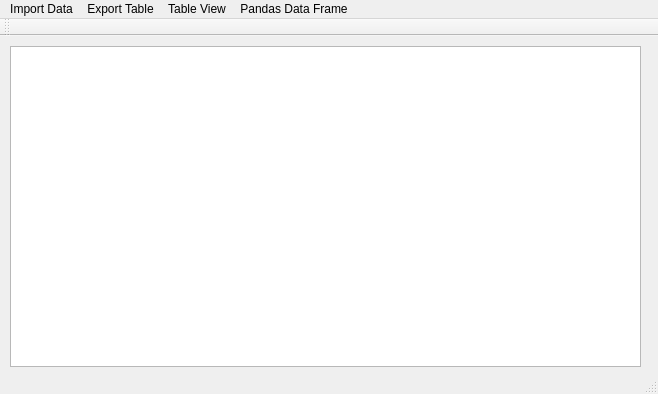
<?xml version="1.0" encoding="UTF-8"?>
<ui version="4.0">
 <class>MainWindow</class>
 <widget class="QMainWindow" name="MainWindow">
  <property name="geometry">
   <rect>
    <x>0</x>
    <y>0</y>
    <width>658</width>
    <height>394</height>
   </rect>
  </property>
  <property name="windowTitle">
   <string>MainWindow</string>
  </property>
  <widget class="QWidget" name="centralWidget">
   <widget class="QTableWidget" name="tableWidget">
    <property name="geometry">
     <rect>
      <x>10</x>
      <y>10</y>
      <width>631</width>
      <height>321</height>
     </rect>
    </property>
   </widget>
  </widget>
  <widget class="QMenuBar" name="menuBar">
   <property name="geometry">
    <rect>
     <x>0</x>
     <y>0</y>
     <width>658</width>
     <height>22</height>
    </rect>
   </property>
   <widget class="QMenu" name="menuImport_Data">
    <property name="title">
     <string>Import Data</string>
    </property>
    <addaction name="actionfrom_CSV"/>
   </widget>
   <widget class="QMenu" name="menuExport_Table">
    <property name="title">
     <string>Export Table</string>
    </property>
    <addaction name="actionto_CSV"/>
   </widget>
   <widget class="QMenu" name="menuTable_View">
    <property name="title">
     <string>Table View</string>
    </property>
    <addaction name="actionIncrease_Table"/>
    <addaction name="actionDecrease_Row"/>
    <addaction name="actionIncrease_Column"/>
    <addaction name="actionDecrease_Column"/>
   </widget>
   <widget class="QMenu" name="menuPandas_Data_Frame">
    <property name="title">
     <string>Pandas Data Frame</string>
    </property>
    <addaction name="actionCreate_and_Export_as_CSV"/>
   </widget>
   <addaction name="menuImport_Data"/>
   <addaction name="menuExport_Table"/>
   <addaction name="menuTable_View"/>
   <addaction name="menuPandas_Data_Frame"/>
  </widget>
  <widget class="QToolBar" name="mainToolBar">
   <attribute name="toolBarArea">
    <enum>TopToolBarArea</enum>
   </attribute>
   <attribute name="toolBarBreak">
    <bool>false</bool>
   </attribute>
  </widget>
  <widget class="QStatusBar" name="statusBar"/>
  <action name="actionfrom_CSV">
   <property name="text">
    <string>from CSV</string>
   </property>
  </action>
  <action name="actionto_CSV">
   <property name="text">
    <string>to CSV</string>
   </property>
  </action>
  <action name="actionIncrease_Table">
   <property name="text">
    <string>Increase Row</string>
   </property>
  </action>
  <action name="actionDecrease_Row">
   <property name="text">
    <string>Decrease Row</string>
   </property>
  </action>
  <action name="actionIncrease_Column">
   <property name="text">
    <string>Increase Column</string>
   </property>
  </action>
  <action name="actionDecrease_Column">
   <property name="text">
    <string>Decrease Column</string>
   </property>
  </action>
  <action name="actionCreate_DataFrame_from_Table">
   <property name="text">
    <string>Create DataFrame from Table</string>
   </property>
  </action>
  <action name="actionCreate_and_Export_as_CSV">
   <property name="text">
    <string>Create and Export as CSV</string>
   </property>
  </action>
 </widget>
 <layoutdefault spacing="6" margin="11"/>
 <resources/>
 <connections/>
</ui>
